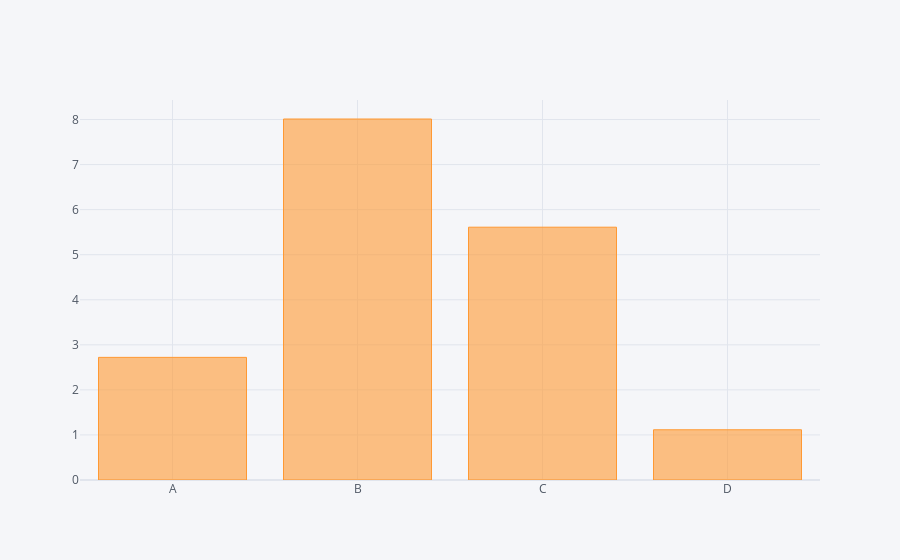

Notebook source saved alongside this figure:
### Code cell
df.sum().iplot(kind='bar')

### Figure 1 — Plotly figure (JSON) as saved in the notebook; plotly's stock layout.template omitted (floating-point values rounded to 4 significant figures)
{"data": [{"marker": {"color": "rgba(255, 153, 51, 0.6)", "line": {"color": "rgba(255, 153, 51, 1.0)", "width": 1}}, "name": "None", "orientation": "v", "text": "", "type": "bar", "x": ["A", "B", "C", "D"], "y": [2.722, 8.012, 5.611, 1.115]}], "layout": {"legend": {"bgcolor": "#F5F6F9", "font": {"color": "#4D5663"}}, "paper_bgcolor": "#F5F6F9", "plot_bgcolor": "#F5F6F9", "title": {"font": {"color": "#4D5663"}}, "xaxis": {"gridcolor": "#E1E5ED", "showgrid": true, "tickfont": {"color": "#4D5663"}, "title": {"font": {"color": "#4D5663"}, "text": ""}, "zerolinecolor": "#E1E5ED"}, "yaxis": {"gridcolor": "#E1E5ED", "showgrid": true, "tickfont": {"color": "#4D5663"}, "title": {"font": {"color": "#4D5663"}, "text": ""}, "zerolinecolor": "#E1E5ED"}}}
